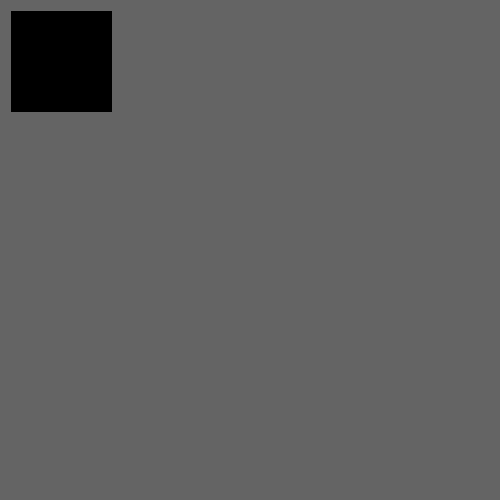
Frame 1 (no input)
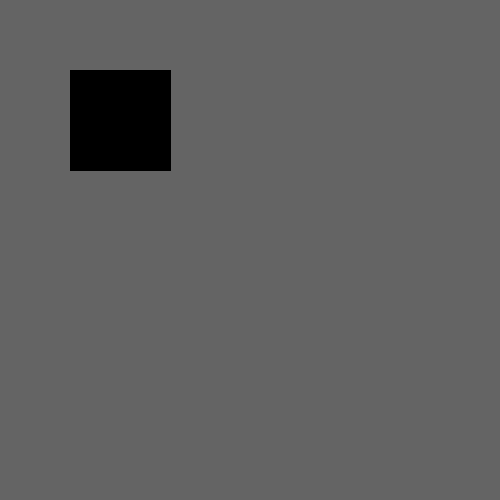
Frame 60 (the mouse pressed at the canvas centre just before this capture)
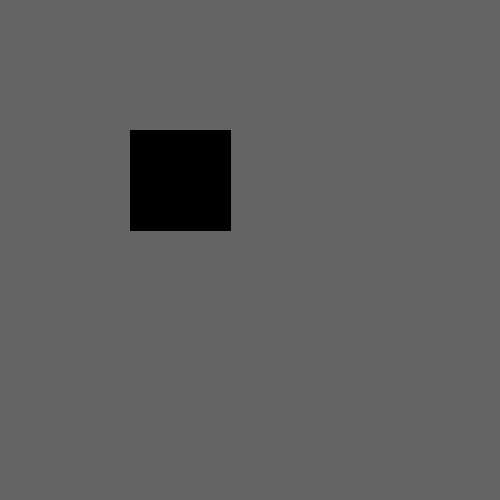
Frame 120 (the mouse held since frame 60 and released just before this capture)

The Processing sketch that drew these frames (run headless with seeded random() and noise(); from frame 60 on, the mouse is pressed at the canvas centre):

// Processing sketch: processing_46222
// ── processing_46222.pde

OverRect r = new OverRect (10,10,100);
OverRect r2 = new OverRect(50,60,40);

void setup(){
  size(500,500);
}

void draw(){
  background(100);
  r.update(mouseX,mouseY);
  r.display();
  r2.update (mouseX,mouseY);
  r2. display();
}

class OverRect {
  int x,y;
  int rectSize ;
  int grey ;
  
  //constructor
  OverRect(int _x,int _y, int _rectSize){
    x = _x;
    y = _y;
    rectSize = _rectSize;
    grey = 0;
    
  }
  void update (int mx, int my){
    if((mx > x) && (mx < x + rectSize) && (my > y + rectSize)){
      grey = 255;
    }else{
      grey = 0;
    }
    x++;
    y++;
  }
  
  void display (){
    fill(grey);
    rect(x,y,rectSize,rectSize);
  }
}


                
                
